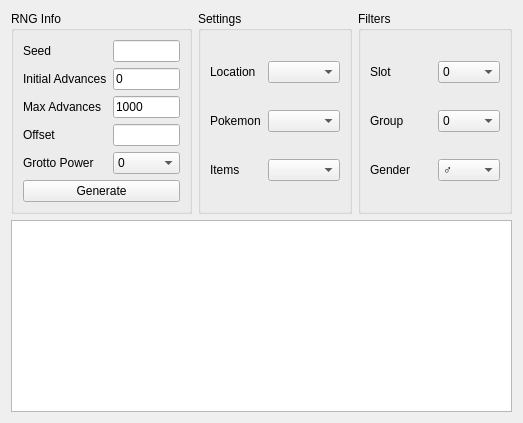
         <widget class="QWidget" name="tabGrottoGenerator">
          <attribute name="title">
           <string>Generator</string>
          </attribute>
          <layout class="QGridLayout" name="gridLayout">
           <item row="0" column="0">
            <widget class="QGroupBox" name="groupBoxGrottoGeneratorRNGInfo">
             <property name="sizePolicy">
              <sizepolicy hsizetype="Preferred" vsizetype="Preferred">
               <horstretch>1</horstretch>
               <verstretch>0</verstretch>
              </sizepolicy>
             </property>
             <property name="title">
              <string>RNG Info</string>
             </property>
             <layout class="QGridLayout" name="gridLayout_8">
              <item row="0" column="0">
               <widget class="QLabel" name="labelGrottoGeneratorSeed">
                <property name="text">
                 <string>Seed</string>
                </property>
               </widget>
              </item>
              <item row="0" column="1">
               <widget class="TextBox" name="textBoxGrottoGeneratorSeed"/>
              </item>
              <item row="1" column="0">
               <widget class="QLabel" name="labelGrottoGeneratorInitialAdvances">
                <property name="text">
                 <string>Initial Advances</string>
                </property>
               </widget>
              </item>
              <item row="1" column="1">
               <widget class="TextBox" name="textBoxGrottoGeneratorInitialAdvances">
                <property name="text">
                 <string notr="true">0</string>
                </property>
               </widget>
              </item>
              <item row="2" column="0">
               <widget class="QLabel" name="labelGrottoGeneratorMaxAdvances">
                <property name="text">
                 <string>Max Advances</string>
                </property>
               </widget>
              </item>
              <item row="2" column="1">
               <widget class="TextBox" name="textBoxGrottoGeneratorMaxAdvances">
                <property name="text">
                 <string notr="true">1000</string>
                </property>
               </widget>
              </item>
              <item row="3" column="0">
               <widget class="QLabel" name="labelGrottoGeneratorOffset">
                <property name="text">
                 <string>Offset</string>
                </property>
               </widget>
              </item>
              <item row="3" column="1">
               <widget class="TextBox" name="textBoxGrottoGeneratorOffset"/>
              </item>
              <item row="4" column="0">
               <widget class="QLabel" name="labelGrottoGeneratorGrottoPower">
                <property name="text">
                 <string>Grotto Power</string>
                </property>
               </widget>
              </item>
              <item row="4" column="1">
               <widget class="ComboBox" name="comboBoxGrottoGeneratorGrottoPower">
                <item>
                 <property name="text">
                  <string notr="true">0</string>
                 </property>
                </item>
                <item>
                 <property name="text">
                  <string notr="true">1</string>
                 </property>
                </item>
                <item>
                 <property name="text">
                  <string notr="true">2</string>
                 </property>
                </item>
                <item>
                 <property name="text">
                  <string notr="true">3</string>
                 </property>
                </item>
                <item>
                 <property name="text">
                  <string>S/MAX</string>
                 </property>
                </item>
               </widget>
              </item>
              <item row="5" column="0" colspan="2">
               <widget class="QPushButton" name="pushButtonGrottoGenerate">
                <property name="text">
                 <string>Generate</string>
                </property>
               </widget>
              </item>
             </layout>
            </widget>
           </item>
           <item row="0" column="1">
            <widget class="QGroupBox" name="groupBoxGrottoGeneratorSettings">
             <property name="sizePolicy">
              <sizepolicy hsizetype="Preferred" vsizetype="Preferred">
               <horstretch>1</horstretch>
               <verstretch>0</verstretch>
              </sizepolicy>
             </property>
             <property name="title">
              <string>Settings</string>
             </property>
             <layout class="QGridLayout" name="gridLayout_6">
              <item row="0" column="0">
               <widget class="QLabel" name="labelGrottoGeneratorLocation">
                <property name="text">
                 <string>Location</string>
                </property>
               </widget>
              </item>
              <item row="0" column="1">
               <widget class="ComboBoxProxy" name="comboBoxGrottoGeneratorLocation"/>
              </item>
              <item row="1" column="0">
               <widget class="QLabel" name="labelGrottoGeneratorPokemon">
                <property name="text">
                 <string>Pokemon</string>
                </property>
               </widget>
              </item>
              <item row="1" column="1">
               <widget class="ComboBox" name="comboBoxGrottoGeneratorPokemon"/>
              </item>
              <item row="2" column="0">
               <widget class="QLabel" name="labelGrottoGeneratorItems">
                <property name="text">
                 <string>Items</string>
                </property>
               </widget>
              </item>
              <item row="2" column="1">
               <widget class="ComboBox" name="comboBoxGrottoGeneratorItems"/>
              </item>
             </layout>
            </widget>
           </item>
           <item row="0" column="2">
            <widget class="QGroupBox" name="groupBoxGrottoGeneratorFilter">
             <property name="sizePolicy">
              <sizepolicy hsizetype="Preferred" vsizetype="Preferred">
               <horstretch>1</horstretch>
               <verstretch>0</verstretch>
              </sizepolicy>
             </property>
             <property name="title">
              <string>Filters</string>
             </property>
             <layout class="QGridLayout" name="gridLayout_2">
              <item row="0" column="0">
               <widget class="QLabel" name="labelGrottoGeneratorSlot">
                <property name="text">
                 <string>Slot</string>
                </property>
               </widget>
              </item>
              <item row="0" column="1">
               <widget class="CheckList" name="checkListGrottoGeneratorSlot">
                <item>
                 <property name="text">
                  <string notr="true">0</string>
                 </property>
                </item>
                <item>
                 <property name="text">
                  <string notr="true">1</string>
                 </property>
                </item>
                <item>
                 <property name="text">
                  <string notr="true">2</string>
                 </property>
                </item>
                <item>
                 <property name="text">
                  <string notr="true">3</string>
                 </property>
                </item>
                <item>
                 <property name="text">
                  <string notr="true">4</string>
                 </property>
                </item>
                <item>
                 <property name="text">
                  <string notr="true">5</string>
                 </property>
                </item>
                <item>
                 <property name="text">
                  <string notr="true">6</string>
                 </property>
                </item>
                <item>
                 <property name="text">
                  <string notr="true">7</string>
                 </property>
                </item>
                <item>
                 <property name="text">
                  <string notr="true">8</string>
                 </property>
                </item>
                <item>
                 <property name="text">
                  <string notr="true">9</string>
                 </property>
                </item>
                <item>
                 <property name="text">
                  <string notr="true">10</string>
                 </property>
                </item>
               </widget>
              </item>
              <item row="1" column="0">
               <widget class="QLabel" name="labelGrottoGeneratorGroup">
                <property name="text">
                 <string>Group</string>
                </property>
               </widget>
              </item>
              <item row="1" column="1">
               <widget class="CheckList" name="checkListGrottoGeneratorGroup">
                <item>
                 <property name="text">
                  <string notr="true">0</string>
                 </property>
                </item>
                <item>
                 <property name="text">
                  <string notr="true">1</string>
                 </property>
                </item>
                <item>
                 <property name="text">
                  <string notr="true">2</string>
                 </property>
                </item>
                <item>
                 <property name="text">
                  <string notr="true">3</string>
                 </property>
                </item>
               </widget>
              </item>
              <item row="2" column="0">
               <widget class="QLabel" name="labelGrottoGeneratorGender">
                <property name="text">
                 <string>Gender</string>
                </property>
               </widget>
              </item>
              <item row="2" column="1">
               <widget class="CheckList" name="checkListGrottoGeneratorGender">
                <item>
                 <property name="text">
                  <string notr="true">♂</string>
                 </property>
                </item>
                <item>
                 <property name="text">
                  <string notr="true">♀</string>
                 </property>
                </item>
               </widget>
              </item>
             </layout>
            </widget>
           </item>
           <item row="1" column="0" colspan="3">
            <widget class="TableView" name="tableViewGrottoGenerator"/>
           </item>
          </layout>
         </widget>
